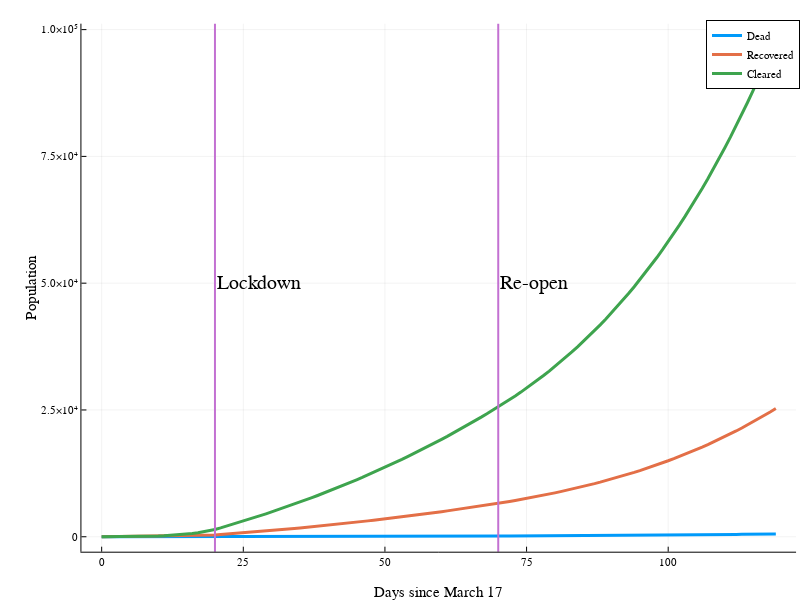

The code cell stored with this chart in its notebook:
### Code cell
plotly()

x = data[1][1:end, 1]

a = data[1][1:end, 3]
plot(x, a, lw=3, label="Dead", size=(800, 600))

# b = data[1][1:end, 4]
# plot!(x, b, lw=3, label="Exposed")

# c = data[1][1:end, 5]
# plot!(x, c, lw=3, label="Infected")

# d = data[1][1:end, 8]
# plot!(x, d, lw=3, label="Symptomatic")

e = data[1][1:end, 6]
plot!(x, e, lw=3, label="Recovered")

# f = data[1][1:end, 7]
# plot!(x, f, lw=3, label="Susceptible")

g = data[1][1:end, 2]
plot!(x, g, lw=3, label="Cleared")

xlabel!("Days since March 17")
ylabel!("Population")

vline!([20, 70], label="", lw=2)
annotate!(20, 50000, "Lockdown", :left)
annotate!(70, 50000, "Re-open", :left)

### Figure 1 — Plotly figure (JSON) as saved in the notebook; plotly's stock layout.template omitted (floating-point values rounded to 4 significant figures)
{"data": [{"colorbar": {"title": ""}, "legendgroup": "Dead", "line": {"color": "rgba(0, 154, 250, 1.000)", "dash": "solid", "shape": "linear", "width": 3}, "mode": "lines", "name": "Dead", "showlegend": true, "type": "scatter", "x": [0, 1, 2, 3, 4, 5, 6, 7, 8, 9, 10, 11, 12, 13, 14, 15, 16, 17, 18, 19, 20, 21, 22, 23, 24, 25, 26, 27, 28, 29, 30, 31, 32, 33, 34, 35, 36, 37, 38, 39, 40, 41, 42, 43, 44, 45, 46, 47, 48, 49, 50, 51, 52, 53, 54, 55, 56, 57, 58, 59, 60, 61, 62, 63, 64, 65, 66, 67, 68, 69, 70, 71, 72, 73, 74, 75, 76, 77, 78, 79, 80, 81, 82, 83, 84, 85, 86, 87, 88, 89, 90, 91, 92, 93, 94, 95, 96, 97, 98, 99, 100, 101, 102, 103, 104, 105, 106, 107, 108, 109, 110, 111, 112, 113, 114, 115, 116, 117, 118, 119], "xaxis": "x1", "y": [0, 0.3913, 0.4871, 0.541, 0.5974, 0.6649, 0.7473, 0.8479, 0.9709, 1.121, 1.305, 1.529, 1.803, 2.138, 2.547, 3.047, 3.658, 4.404, 5.316, 6.43, 7.791, 9.428, 11.23, 13.11, 15.02, 16.96, 18.94, 20.94, 22.98, 25.05, 27.15, 29.29, 31.46, 33.66, 35.9, 38.17, 40.48, 42.83, 45.21, 47.63, 50.08, 52.58, 55.11, 57.68, 60.3, 62.95, 65.65, 68.38, 71.16, 73.98, 76.85, 79.76, 82.71, 85.71, 88.76, 91.85, 94.99, 98.18, 101.4, 104.7, 108.0, 111.4, 114.9, 118.4, 121.9, 125.5, 129.2, 132.9, 136.6, 140.5, 144.3, 148.3, 152.3, 156.5, 160.7, 165.1, 169.6, 174.3, 179.0, 184.0, 189.0, 194.2, 199.6, 205.1, 210.8, 216.6, 222.6, 228.8, 235.2, 241.7, 248.4, 255.4, 262.5, 269.8, 277.3, 285.1, 293.0, 301.2, 309.7, 318.3, 327.2, 336.4, 345.8, 355.5, 365.4, 375.7, 386.2, 397.0, 408.1, 419.5, 431.2, 443.2, 455.6, 468.3, 481.4, 494.8, 508.6, 522.7, 537.2, 552.1], "yaxis": "y1", "zmax": null, "zmin": null}, {"colorbar": {"title": ""}, "legendgroup": "Recovered", "line": {"color": "rgba(227, 111, 71, 1.000)", "dash": "solid", "shape": "linear", "width": 3}, "mode": "lines", "name": "Recovered", "showlegend": true, "type": "scatter", "x": [0, 1, 2, 3, 4, 5, 6, 7, 8, 9, 10, 11, 12, 13, 14, 15, 16, 17, 18, 19, 20, 21, 22, 23, 24, 25, 26, 27, 28, 29, 30, 31, 32, 33, 34, 35, 36, 37, 38, 39, 40, 41, 42, 43, 44, 45, 46, 47, 48, 49, 50, 51, 52, 53, 54, 55, 56, 57, 58, 59, 60, 61, 62, 63, 64, 65, 66, 67, 68, 69, 70, 71, 72, 73, 74, 75, 76, 77, 78, 79, 80, 81, 82, 83, 84, 85, 86, 87, 88, 89, 90, 91, 92, 93, 94, 95, 96, 97, 98, 99, 100, 101, 102, 103, 104, 105, 106, 107, 108, 109, 110, 111, 112, 113, 114, 115, 116, 117, 118, 119], "xaxis": "x1", "y": [0, 17.92, 22.3, 24.77, 27.35, 30.44, 34.21, 38.82, 44.45, 51.33, 59.73, 70.0, 82.55, 97.88, 116.6, 139.5, 167.5, 201.6, 243.4, 294.4, 356.7, 431.6, 514.2, 600.0, 687.5, 776.5, 867.0, 958.8, 1052.0, 1147.0, 1243.0, 1341.0, 1440.0, 1541.0, 1644.0, 1748.0, 1853.0, 1961.0, 2070.0, 2180.0, 2293.0, 2407.0, 2523.0, 2641.0, 2760.0, 2882.0, 3005.0, 3131.0, 3258.0, 3387.0, 3518.0, 3651.0, 3787.0, 3924.0, 4064.0, 4205.0, 4349.0, 4495.0, 4643.0, 4794.0, 4946.0, 5102.0, 5259.0, 5419.0, 5581.0, 5746.0, 5913.0, 6083.0, 6255.0, 6430.0, 6608.0, 6788.0, 6973.0, 7163.0, 7358.0, 7558.0, 7765.0, 7978.0, 8196.0, 8422.0, 8653.0, 8892.0, 9137.0, 9390.0, 9650.0, 9917.0, 10190.0, 10470.0, 10770.0, 11070.0, 11370.0, 11690.0, 12020.0, 12350.0, 12700.0, 13050.0, 13420.0, 13790.0, 14180.0, 14570.0, 14980.0, 15400.0, 15830.0, 16270.0, 16730.0, 17200.0, 17680.0, 18170.0, 18680.0, 19200.0, 19740.0, 20290.0, 20860.0, 21440.0, 22040.0, 22650.0, 23280.0, 23930.0, 24590.0, 25280.0], "yaxis": "y1", "zmax": null, "zmin": null}, {"colorbar": {"title": ""}, "legendgroup": "Cleared", "line": {"color": "rgba(62, 164, 78, 1.000)", "dash": "solid", "shape": "linear", "width": 3}, "mode": "lines", "name": "Cleared", "showlegend": true, "type": "scatter", "x": [0, 1, 2, 3, 4, 5, 6, 7, 8, 9, 10, 11, 12, 13, 14, 15, 16, 17, 18, 19, 20, 21, 22, 23, 24, 25, 26, 27, 28, 29, 30, 31, 32, 33, 34, 35, 36, 37, 38, 39, 40, 41, 42, 43, 44, 45, 46, 47, 48, 49, 50, 51, 52, 53, 54, 55, 56, 57, 58, 59, 60, 61, 62, 63, 64, 65, 66, 67, 68, 69, 70, 71, 72, 73, 74, 75, 76, 77, 78, 79, 80, 81, 82, 83, 84, 85, 86, 87, 88, 89, 90, 91, 92, 93, 94, 95, 96, 97, 98, 99, 100, 101, 102, 103, 104, 105, 106, 107, 108, 109, 110, 111, 112, 113, 114, 115, 116, 117, 118, 119], "xaxis": "x1", "y": [0, 3.077, 9.245, 17.86, 28.63, 41.83, 57.98, 77.7, 101.8, 131.3, 167.2, 211.2, 264.9, 330.6, 410.8, 508.8, 628.5, 774.8, 953.5, 1172.0, 1439.0, 1751.0, 2078.0, 2411.0, 2749.0, 3093.0, 3442.0, 3797.0, 4157.0, 4523.0, 4895.0, 5273.0, 5656.0, 6046.0, 6442.0, 6844.0, 7252.0, 7666.0, 8087.0, 8515.0, 8949.0, 9391.0, 9839.0, 10290.0, 10760.0, 11220.0, 11700.0, 12180.0, 12680.0, 13180.0, 13680.0, 14200.0, 14720.0, 15250.0, 15790.0, 16330.0, 16890.0, 17450.0, 18030.0, 18610.0, 19200.0, 19800.0, 20400.0, 21020.0, 21650.0, 22280.0, 22930.0, 23590.0, 24250.0, 24930.0, 25610.0, 26310.0, 27030.0, 27770.0, 28520.0, 29310.0, 30110.0, 30940.0, 31790.0, 32670.0, 33570.0, 34500.0, 35450.0, 36430.0, 37440.0, 38490.0, 39560.0, 40660.0, 41790.0, 42950.0, 44150.0, 45390.0, 46650.0, 47960.0, 49300.0, 50680.0, 52100.0, 53560.0, 55060.0, 56600.0, 58190.0, 59820.0, 61490.0, 63220.0, 64990.0, 66810.0, 68680.0, 70610.0, 72580.0, 74610.0, 76700.0, 78840.0, 81050.0, 83310.0, 85630.0, 88020.0, 90470.0, 92990.0, 95570.0, 98230.0], "yaxis": "y1", "zmax": null, "zmin": null}, {"colorbar": {"title": ""}, "legendgroup": "", "line": {"color": "rgba(195, 113, 210, 1.000)", "dash": "solid", "shape": "linear", "width": 2}, "mode": "lines", "name": "", "showlegend": false, "type": "scatter", "x": [20, 20], "xaxis": "x1", "y": [-10410000.0, 10510000.0], "yaxis": "y1", "zmax": null, "zmin": null}, {"colorbar": {"title": ""}, "legendgroup": "", "line": {"color": "rgba(195, 113, 210, 1.000)", "dash": "solid", "shape": "linear", "width": 2}, "mode": "lines", "name": "", "showlegend": false, "type": "scatter", "x": [70, 70], "xaxis": "x1", "y": [-10410000.0, 10510000.0], "yaxis": "y1", "zmax": null, "zmin": null}], "layout": {"annotations": [{"font": {"color": "rgba(0, 0, 0, 1.000)", "family": "sans-serif", "size": 20}, "rotation": 0, "showarrow": false, "text": "Lockdown", "x": 20, "xanchor": "left", "xref": "x", "y": 50000, "yanchor": "middle", "yref": "y"}, {"font": {"color": "rgba(0, 0, 0, 1.000)", "family": "sans-serif", "size": 20}, "rotation": 0, "showarrow": false, "text": "Re-open", "x": 70, "xanchor": "left", "xref": "x", "y": 50000, "yanchor": "middle", "yref": "y"}], "height": 600, "legend": {"bgcolor": "rgba(255, 255, 255, 1.000)", "bordercolor": "rgba(0, 0, 0, 1.000)", "borderwidth": 1, "font": {"color": "rgba(0, 0, 0, 1.000)", "family": "sans-serif", "size": 11}, "tracegroupgap": 0, "traceorder": "normal", "x": 1, "xanchor": "auto", "y": 1, "yanchor": "auto"}, "margin": {"b": 20, "l": 0, "r": 0, "t": 20}, "paper_bgcolor": "rgba(255, 255, 255, 1.000)", "plot_bgcolor": "rgba(255, 255, 255, 1.000)", "showlegend": true, "width": 800, "xaxis": {"anchor": "y1", "domain": [0.1018, 0.9951], "gridcolor": "rgba(0, 0, 0, 0.100)", "gridwidth": 0.5, "linecolor": "rgba(0, 0, 0, 1.000)", "mirror": false, "range": [-3.57, 122.6], "showgrid": true, "showline": true, "showticklabels": true, "tickangle": 0, "tickcolor": "rgb(0, 0, 0)", "tickfont": {"color": "rgba(0, 0, 0, 1.000)", "family": "sans-serif", "size": 11}, "tickmode": "array", "ticks": "inside", "ticktext": ["0", "25", "50", "75", "100"], "tickvals": [0, 25, 50, 75, 100], "title": "Days since March 17", "titlefont": {"color": "rgba(0, 0, 0, 1.000)", "family": "sans-serif", "size": 15}, "type": "-", "visible": true, "zeroline": false, "zerolinecolor": "rgba(0, 0, 0, 1.000)"}, "yaxis": {"anchor": "x1", "domain": [0.05054, 0.9934], "gridcolor": "rgba(0, 0, 0, 0.100)", "gridwidth": 0.5, "linecolor": "rgba(0, 0, 0, 1.000)", "mirror": false, "range": [-2947.0, 101200.0], "showgrid": true, "showline": true, "showticklabels": true, "tickangle": 0, "tickcolor": "rgb(0, 0, 0)", "tickfont": {"color": "rgba(0, 0, 0, 1.000)", "family": "sans-serif", "size": 11}, "tickmode": "array", "ticks": "inside", "ticktext": ["0", "2.5×10⁴", "5.0×10⁴", "7.5×10⁴", "1.0×10⁵"], "tickvals": [0, 25000, 50000, 75000, 100000], "title": "Population", "titlefont": {"color": "rgba(0, 0, 0, 1.000)", "family": "sans-serif", "size": 15}, "type": "-", "visible": true, "zeroline": false, "zerolinecolor": "rgba(0, 0, 0, 1.000)"}}}
